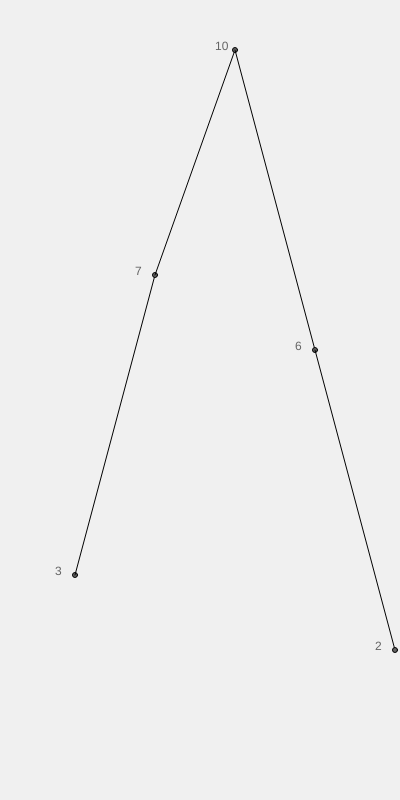
Frame 1 (no input)
Frame 2 (the mouse pressed at the canvas centre, redrawn once): identical to frame 1, image omitted

The p5.js sketch that drew this single still picture (run headless with seeded random() and noise() and a simulated clock; the mouse was pressed at the canvas centre and the sketch redrawn once):

// p5.js sketch
// ── sketch.js
// some random numbers
var data = [3, 7, 10, 6, 2];

//-----------------------------------------------------------------------------
// Setup the sketch
function setup() {
  createCanvas(400, 800);
  noLoop();
  fill(100);
}

//-----------------------------------------------------------------------------
// draw the sketch
function draw() {
  background(240)

  // determine how many items
  var count = data.length;

  // store the previous points
  var prevX, prevY;

  // for each item:
  for (var i = 0; i < count; i++){

    var w = width/count-5;
    var h = -data[i]*75;
    var x = (w+5)*i;
    var y = height;

    if (i > 0) {
      line(x+w,y+h,prevX,prevY);
    }

    // draw the circle
    ellipse(x+w, y+h, 5, 5);

    // draw the labels
    text(data[i],x+w-20,y+h)

    prevX = x+w;
    prevY = y+h;


  }
}
